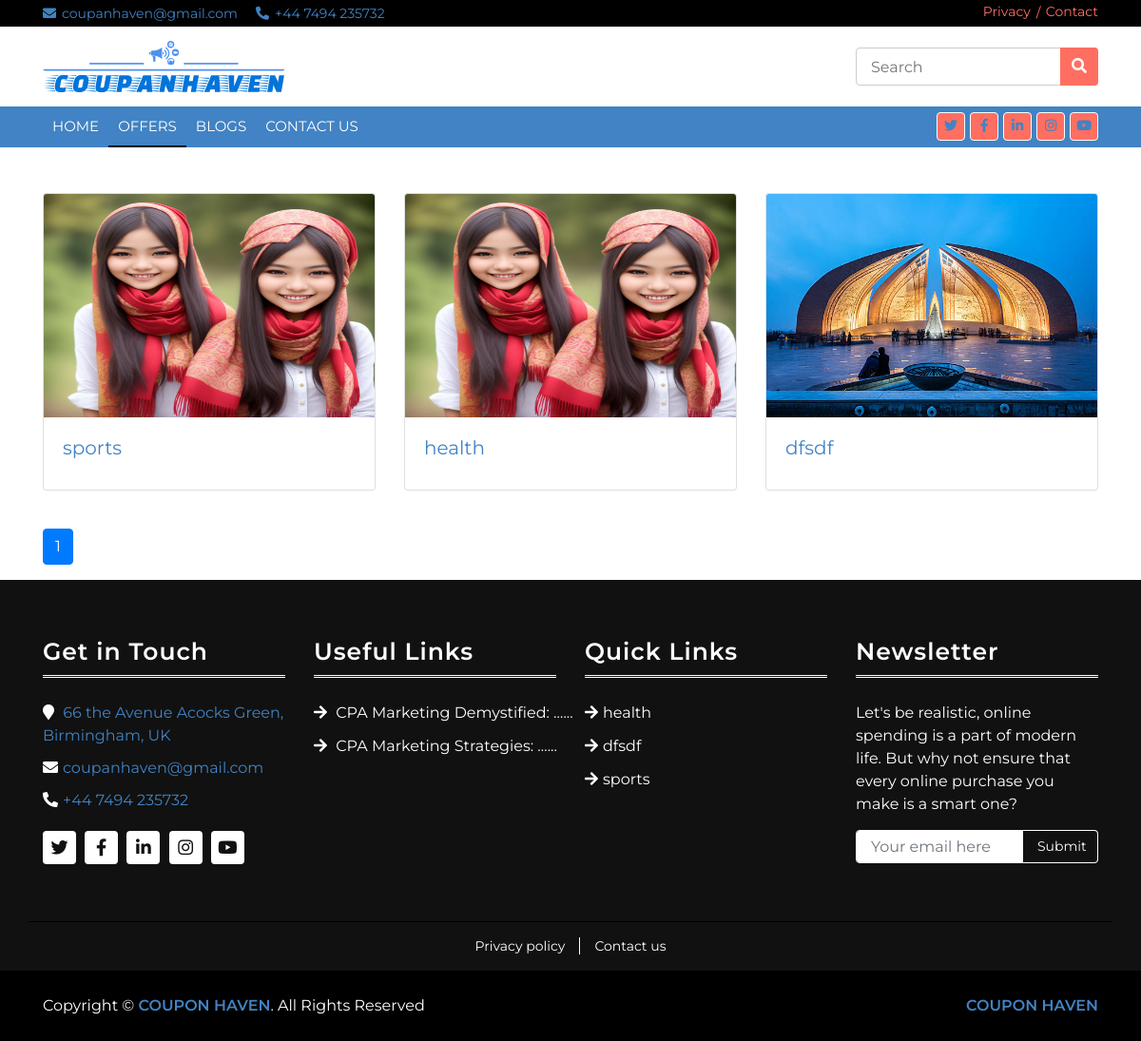
Screenshot of /offers/ with the database file from the repository.
### web/models.py (models this page shows, shortened)
class CPALink(models.Model):
    title = models.CharField(max_length=200)
    title_image = models.ImageField(upload_to='cpa_links/title_images/')
    background_image = models.ImageField(upload_to='cpa_links/background_images/')
    product_image = models.ImageField(upload_to='cpa_links/product_images/')
    text = models.CharField(max_length=100)
    category = models.ForeignKey(CPACategory, on_delete=models.CASCADE)
    created_at = models.DateTimeField(auto_now_add=True)
    link = models.URLField()
    slug = models.SlugField(unique=True, max_length=255)  # Add the slug field
    color = ColorField(default='#ffffff')  # Color picker field
    button_text = models.CharField(max_length=50)  # Field for button text

class BlogPost(models.Model):
    title = models.CharField(max_length=200)
    content = RichTextField()
    author = models.ForeignKey(User, on_delete=models.CASCADE)
    categories = models.ManyToManyField(BlogCategory)
    created_at = models.DateTimeField(auto_now_add=True)
    updated_at = models.DateTimeField(auto_now=True)
    image = models.ImageField(upload_to='blog_images/')  # Add an image field
    tags = TaggableManager()  # Add the tags field
    slug = models.SlugField(unique=True, max_length=255)  # Add the slug field

### web/views.py (the view)
# urls.py: path('offers/', all_links, name="offer"),
def all_links(request):
    all_posts = CPALink.objects.all()
    posts_per_page = 10
    paginator = Paginator(all_posts, posts_per_page)
    page_number = request.GET.get('page')
    try:
        page = paginator.page(page_number)
    except PageNotAnInteger:
        page = paginator.page(1)
    except EmptyPage:
        page = paginator.page(paginator.num_pages)
    context = {
        'blogs': page,
    }
    return render(request, 'links.html', context)

### web/context_processors.py (called while the page is built)
def custom_data(request):
    random_cpas = CPALink.objects.order_by('?')[:5]
    random_blogs = BlogPost.objects.order_by('?')[:5]
    data = {
        'custom_data_key': 'Custom data value',
        'random_cpas': random_cpas,  # Add the random CPALinks
        'random_blogs': random_blogs,  # Add the random CPALinks
    }
    return data

### web/templates/links.html (shortened to what this page needs)
{% extends 'base.html' %}
{% load static %}
{% block content %}
    <div class="container mt-5">
        <div class="row">
            {% for blog in blogs %}
                <div class="col-md-4 mb-4">
                    <div class="card">
                        <img src="{{ blog.title_image.url }}" style="height: 235px" class="card-img-top" alt="Blog Image">
                        <div class="card-body">
                            <h5 class="card-title">
                                <a href="{% url 'cpa-detail' blog.slug %}">{{ blog.title }}</a>
                            </h5>
                        </div>
                    </div>
                </div>
            {% endfor %}
        </div>
        <div class="pagination mt-3">
            <ul class="pagination justify-content-center">
                {% for i in blogs.paginator.page_range %}
                    <li class="page-item {% if i == blogs.number %}active{% endif %}">
                        <a class="page-link" href="?page={{ i }}">{{ i }}</a>
                    </li>
                {% endfor %}
            </ul>
        </div>
    </div>
{% endblock %}

### web/templates/base.html (shortened to what this page needs)
{% load static %}
<!DOCTYPE html>
<html lang="en">
<head>
    <link href="https://stackpath.bootstrapcdn.com/bootstrap/4.4.1/css/bootstrap.min.css" rel="stylesheet">
    <link href="https://cdnjs.cloudflare.com/ajax/libs/font-awesome/5.10.0/css/all.min.css" rel="stylesheet">
    <link href="{% static 'lib/slick/slick.css' %}" rel="stylesheet">
    <link href="{% static 'lib/slick/slick-theme.css' %}" rel="stylesheet">
    <link href="{% static 'css/style.css' %}" rel="stylesheet">
</head>
<body>
<div class="top-bar">
    <div class="container">
        <div class="row">
            <div class="col-md-6">
                <div class="tb-contact">
                    <p><i class="fas fa-envelope"></i><a href="mailto:coupanhaven@gmail.com">coupanhaven@gmail.com</a>
                    </p>
                    <p><i class="fas fa-phone-alt"></i><a href="tel:+44 7494 235732">+44 7494 235732</a></p>
                </div>
            </div>
            <div class="col-md-6">
                <div class="tb-menu">
                    <a href="{% url 'privacy' %}">Privacy</a>
                    <a href="{% url 'contact' %}">Contact</a>
                </div>
            </div>
        </div>
    </div>
</div>
<div class="brand">
    <div class="container">
        <div class="row align-items-center">
            <div class="col-lg-3 col-md-4">
                <div class="b-logo">
                    <a href="{% url 'home' %}">
                        <img src="{% static 'img/logo.svg' %}" alt="Logo">
                    </a>
                </div>
            </div>
            <div class="col-lg-3 col-md-4">
                <div class="b-search">
                    <input type="search" placeholder="Search" id="search-input">
                    <button><i class="fa fa-search"></i></button>
                </div>
            </div>
        </div>
    </div>
</div>
<div class="nav-bar">
    <div class="container">
        <nav class="navbar navbar-expand-md bg-dark navbar-dark">
            <div class="collapse navbar-collapse justify-content-between" id="navbarCollapse">
                <div class="navbar-nav mr-auto">
                    <a href="{% url 'home' %}" class="nav-item nav-link {% if request.path == '/' %}active{% endif %}">Home</a>
                    <a href="{% url 'offer' %}"
                       class="nav-item nav-link {% if request.path == '/offers/' %}active{% endif %}">Offers</a>
                    <a href="{% url 'blog' %}"
                       class="nav-item nav-link {% if request.path == '/blog/' %}active{% endif %}">Blogs</a>
                    <a href="{% url 'contact' %}"
                       class="nav-item nav-link {% if request.path == '/contact/' %}active{% endif %}">Contact Us</a>
                </div>
                <div class="social ml-auto">
                    <a href=""><i class="fab fa-twitter"></i></a>
                    <a href=""><i class="fab fa-facebook-f"></i></a>
                    <a href=""><i class="fab fa-linkedin-in"></i></a>
                    <a href=""><i class="fab fa-instagram"></i></a>
                    <a href=""><i class="fab fa-youtube"></i></a>
                </div>
            </div>
        </nav>
    </div>
</div>
{% block content %}
{% endblock content %}
<div class="footer">
    <div class="container">
        <div class="row">
            <div class="col-lg-3 col-md-6">
                <div class="footer-widget">
                    <h3 class="title">Get in Touch</h3>
                    <div class="contact-info">
                        <p>
                            <i class="fa fa-map-marker"></i>
                            <a href="https://www.google.com/maps/search/?q=66+the+Avenue+Acocks+Green,+Birmingham,+UK"
                               target="_blank">
                                66 the Avenue Acocks Green, Birmingham, UK
                            </a>
                        </p>
                        <p><i class="fas fa-envelope"></i><a
                                href="mailto:coupanhaven@gmail.com">coupanhaven@gmail.com</a>
                        </p>
                        <p><i class="fas fa-phone-alt"></i><a href="tel:+44 7494 235732">+44 7494 235732</a></p>
                        <div class="social">
                            <a href=""><i class="fab fa-twitter"></i></a>
                            <a href=""><i class="fab fa-facebook-f"></i></a>
                            <a href=""><i class="fab fa-linkedin-in"></i></a>
                            <a href=""><i class="fab fa-instagram"></i></a>
                            <a href=""><i class="fab fa-youtube"></i></a>
                        </div>
                    </div>
                </div>
            </div>
            <div class="col-lg-3 col-md-6">
                <div class="footer-widget">
                    <h3 class="title">Useful Links</h3>
                    <ul>
                        {% for blog in random_blogs %}
                            <li><a href="{% url 'blog-detail' blog.slug %}">
                                {{ blog.title|truncatewords:3 }}{% if blog.title.split|length > 3 %}...{% endif %}
                            </a></li>
                        {% endfor %}
                    </ul>
                </div>
            </div>
            <div class="col-lg-3 col-md-6">
                <div class="footer-widget">
                    <h3 class="title">Quick Links</h3>
                    <ul>
                        {% for cpa in random_cpas %}
                            <li><a href="{% url 'cpa-detail' cpa.slug %}">{{ cpa.title }}</a></li>
                        {% endfor %}
                    </ul>
                </div>
            </div>
            <div class="col-lg-3 col-md-6">
                <div class="footer-widget">
                    <h3 class="title">Newsletter</h3>
                    <div class="newsletter">
                        <p>
                            Let's be realistic, online spending is a part of modern life. But why not ensure that every
                            online purchase you make is a smart one?
                        </p>
                        <form id="email-form" method="post" action="{% url 'collect_email' %}">
                            <input class="form-control" id="email-input" name="email" type="email"
                                   placeholder="Your email here">
                            <button class="btn" type="submit">Submit</button>
                        </form>
                    </div>
                </div>
            </div>
        </div>
    </div>
</div>
<div class="footer-menu">
    <div class="container">
        <div class="f-menu">
            <a href="{% url 'privacy' %}">Privacy policy</a>
            <a href="{% url 'contact' %}">Contact us</a>
        </div>
    </div>
</div>
<div class="footer-bottom">
    <div class="container">
        <div class="row">
            <div class="col-md-6 copyright">
                <p>Copyright &copy; <a href="https://coupanhaven.com">COUPON HAVEN</a>. All Rights Reserved</p>
            </div>
            <div class="col-md-6 template-by">
                <p><a href="https://coupanhaven.com">COUPON HAVEN</a></p>
            </div>
        </div>
    </div>
</div>
</body>
</html>

### rows the page displays
CPALink: title_image (picture), title "sports"
CPALink: title_image (picture), title "health"
CPALink: title_image (picture), title "dfsdf"
BlogPost: title "CPA Marketing Demystified: …"
BlogPost: title "CPA Marketing Strategies: …"

### other values shown
{{ i }} "1"
